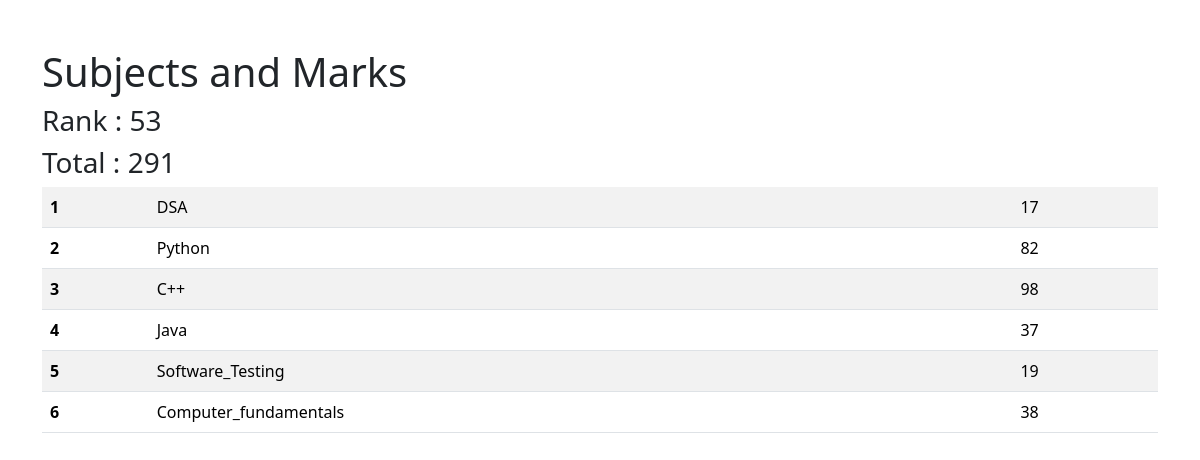
/see_marks/STU-0563, run on the app's committed database.
### student/models.py (models this page shows, shortened)
class SubjectMarks(models.Model):
    student = models.ForeignKey(Student, related_name="student_marks", on_delete=models.CASCADE)
    subject = models.ForeignKey(Subject,on_delete=models.CASCADE)
    marks = models.IntegerField()
    class Meta:
        unique_together = ['student', 'subject']

class Subject(models.Model):
    subject_name = models.CharField(max_length=100)

### student/views.py (the view)
# urls.py: path('see_marks/<student_id>',  see_marks, name='see_marks'),
def see_marks(request, student_id):
    queryset = SubjectMarks.objects.filter(student__student_id__student_id=student_id)
    tot_marks = queryset.aggregate(tot_marks=Sum('marks'))
    crr_rank = -1
    ranks = Student.objects.annotate(marks = Sum('student_marks__marks')).order_by('-marks', '-student_age')
    i=1
    for rank in ranks:
        if student_id == rank.student_id.student_id:
            crr_rank =i
            break
        i+=1
    return render(request, 'report/see_marks.html', {'queryset': queryset, 'tot_marks': tot_marks, 'crr_rank': crr_rank})

### student/templates/report/see_marks.html (shortened to what this page needs)
<!DOCTYPE html>
<html lang="en">
<head>
    <link href="https://cdn.jsdelivr.net/npm/bootstrap@5.3.3/dist/css/bootstrap.min.css" rel="stylesheet">
</head>
<body>
  <div class="container mt-5">
    <h1>Subjects and Marks </h1>
    <h3> Rank  : {{crr_rank}}</h3>
    <h3> Total : {{tot_marks.tot_marks}} </h3>
    <table class="table table-striped">
      <tbody>
        {% for marks in queryset %}
        <tr>
          <th>{{ forloop.counter }}</th>
          <td>{{marks.subject.subject_name}}</td>
          <td>{{ marks.marks }} </td>
        </tr>
        {% endfor %}
      </tbody>
    </table>
  </div>
</body>
</html>

### data on the page
SubjectMarks: subject.subject_name "DSA", marks "17"
SubjectMarks: subject.subject_name "Python", marks "82"
SubjectMarks: subject.subject_name "C++", marks "98"
SubjectMarks: subject.subject_name "Java", marks "37"
SubjectMarks: subject.subject_name "Software_Testing", marks "19"
SubjectMarks: subject.subject_name "Computer_fundamentals", marks "38"

### other printed values
{{ crr_rank }} "53"
{{ tot_marks.tot_marks }} "291"
